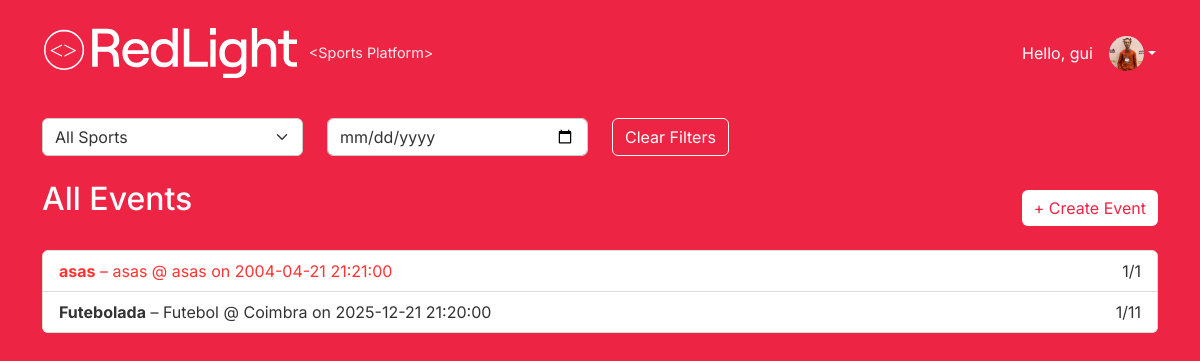
The page /events (signed in) on the database its author committed.
### app/models.py (models this page shows)
class User(UserMixin, db.Model):
    id = db.Column(db.Integer, primary_key = True)
    name = db.Column(db.String(100), nullable = False)
    email = db.Column(db.String(120), unique = True, nullable = False)
    password = db.Column(db.String(200), nullable = False)
    role = db.Column(Enum('participant', 'admin', name = 'user_roles'), default = "participant", nullable = False)
    age = db.Column(db.Integer, nullable = True)
    photo = db.Column(db.String(200), nullable = True) #path to Photo
    events_created = db.relationship('Event', backref='creator', lazy=True)
    events_joined = db.relationship('Event', secondary=event_participants, backref='participants')
    photo = db.Column(db.String(120), nullable=True)

class Event (db.Model):
    id = db.Column(db.Integer, primary_key = True)
    title = db.Column(db.String(100), nullable = False)
    description = db.Column(db.Text)
    location = db.Column(db.String(100), nullable = False)
    datetime = db.Column(db.DateTime, nullable = False)
    sport_type=db.Column(db.String(50), nullable = False)
    max_participants = db.Column(db.Integer, nullable = False)
    status = db.Column(Enum('planned','completed', 'cancelled', name = 'event_status'), default = 'planned', nullable = False)
    deleted = db.Column(db.Boolean, default = False)
    user_id = db.Column(db.Integer, db.ForeignKey('user.id'), nullable = False)
    photos = db.Column(db.Text)

### app/routes/events.py (the view)
@events_bp.route("/events")
@login_required
def list_events():
    sport = request.args.get('sport')
    date = request.args.get('date')
    now = datetime.now()
    events_to_update = Event.query.filter(Event.datetime < now, Event.status == 'planned', Event.deleted == False).all()
    for event in events_to_update:
        event.status = 'completed'
    if events_to_update:
        db.session.commit()
    events = Event.query.filter_by(deleted=False)
    sport_types = [row[0] for row in db.session.query(Event.sport_type).filter_by(deleted=False).distinct()]
    if sport:
        events = events.filter(Event.sport_type.ilike(f"%{sport}%"))
    if date:
        events = events.filter(db.func.date(Event.datetime) == date)
    events = events.order_by(Event.datetime.asc()).all()
    for event in events:
        event.user_signed_up = current_user in event.participants
        event.is_full = len(event.participants) >= event.max_participants
    return render_template("events.html", events=events, sport_types=sport_types)

### app/routes/auth.py (called while the page is built)
@login_manager.user_loader
def load_user(user_id):
    return User.query.get(int(user_id))

### app/templates/events.html (shortened to what this page needs)
{% extends 'header.html' %}
{% block content %}
<head>
    <link href="https://cdn.jsdelivr.net/npm/bootstrap@5.3.0/dist/css/bootstrap.min.css" rel="stylesheet">
    <link href="{{ url_for('static', filename='styles.css') }}" rel="stylesheet">
</head>
<body>
    <form method="GET" class="row mb-4">
        <div class="col-md-3">
            <select name="sport" class="form-select">
                <option value="">All Sports</option>
            </select>
        </div>
        <div class="col-md-3">
            <input type="date" name="date" class="form-control" value="{{ request.args.get('date', '') }}">
        </div>
       <div class="col-md-3">
            <a href="{{ url_for('events.list_events') }}" class="btn btn-outline-light">Clear Filters</a>
        </div>
    </form>
    <div class="mb-4 d-flex justify-content-between align-items-center">
        <h2>All Events</h2>
        <a href="{{ url_for('events.create_event') }}" class="btn redlight-btn">+ Create Event</a>
    </div>
    {% if events %}
        <ul class="list-group">
            {% for event in events %}
                <li class="list-group-item event-item {% if event.is_full %}full-event{% endif %}"
                    data-tooltip="{% if event.user_signed_up %}You're already signed up{% else %}You're not signed up yet{% endif %}">
                    <div class="d-flex justify-content-between align-items-center">
                        <a href="{{ url_for('events.event_detail', event_id=event.id) }}"
                            class="text-decoration-none {% if event.is_full %}text-danger{% endif %}">
                            <strong>{{ event.title }}</strong> – {{ event.sport_type }} @ {{ event.location }} on {{ event.datetime }}
                        </a>
                        <span>{{ event.participants|length }}/{{ event.max_participants }}</span>
                    </div>
                </li>
            {% endfor %}
        </ul>
    {% else %}
        <p>No events yet.</p>
    {% endif %}
</body>
{% endblock %}

### app/templates/header.html (shortened to what this page needs)
<!DOCTYPE html>
<html>
<head>
    <link href="https://cdn.jsdelivr.net/npm/bootstrap@5.3.0/dist/css/bootstrap.min.css" rel="stylesheet">
    <link href="{{ url_for('static', filename='styles.css') }}" rel="stylesheet">
</head>
<body>
    <nav class="navbar navbar-expand-lg transparent-header px-4">
        <div class="d-flex align-items-center gap-2">
            <a href="{{ url_for('main.home') }}">
                <img src="{{ url_for('static', filename='website/logos/logo.svg') }}" alt="Icon" class="header-icon">
            </a>
            <span class="platform-tag ms-1">&lt;Sports Platform&gt;</span>
        </div>
        {% if current_user.is_authenticated %}
        <div class="dropdown ms-auto">
            <a class="d-flex align-items-center text-white text-decoration-none dropdown-toggle user-link" href="#" id="dropdownUser" data-bs-toggle="dropdown" aria-expanded="false">
                <span class="me-2">Hello, {{ current_user.name }}</span>
                {% if current_user.photo %}
                    <img src="{{ url_for('static', filename='uploads/' + current_user.photo) }}" class="header-profile-img" alt="Profile">
                {% else %}
                    <div class="header-profile-img bg-white"></div>
                {% endif %}
            </a>
        </div>
        {% endif %}
    </nav>
    <div class="container">
        {% block content %}{% endblock %}
    </div>
</body>
</html>

### app/static/styles.css (style rules this page uses)
.header-profile-img { width: 35px; height: 35px; border-radius: 50%; object-fit: cover; margin-left: 8px; }
body { background-color: #ee2444; color: white; font-family: 'Inter', sans-serif; margin: 0; padding: 20px; }
h2, h4, label { color: white; }
a, .btn { color: white; text-decoration: none; }
.redlight-btn { background-color: white; color: #ee2444; border: none; margin-top: 10px; }
.form-control, .form-select { background-color: white; color: #333; border: 1px solid #ccc; }
.list-group-item { background-color: white; color: #333; border: 1px solid #ddd; }
.list-group-item a:not(.text-danger) { color: #333; }
.event-item { position: relative; cursor: pointer; }
.event-item::after { content: attr(data-tooltip); position: absolute; bottom: 100%; left: 0; background: #333; color: white; padding: 4px 8px; font-size: 0.85rem; white-space: nowrap; border-radius: 4px; opacity: 0; pointer-events: none; transform: translateY(-5px); transition: opacity 0.2s ease, transform 0.2s ease; z-index: 10; }
.text-danger { color: #F33 !important; }
.transparent-header { background-color: transparent !important; border-bottom: none; box-shadow: none; padding-bottom: 40px; }
.platform-tag { font-size: 0.9rem; color: white; vertical-align: super; opacity: 0.9; }
.header-icon { height: 50px; }

### rows shown on the page
User: name "gui", photo (picture)
Event: title "asas", sport_type "asas", location "asas", datetime "2004-04-21 21:21:00", participants|length "1", max_participants "1"
Event: title "Futebolada", sport_type "Futebol", location "Coimbra", datetime "2025-12-21 21:20:00", participants|length "1", max_participants "11"
